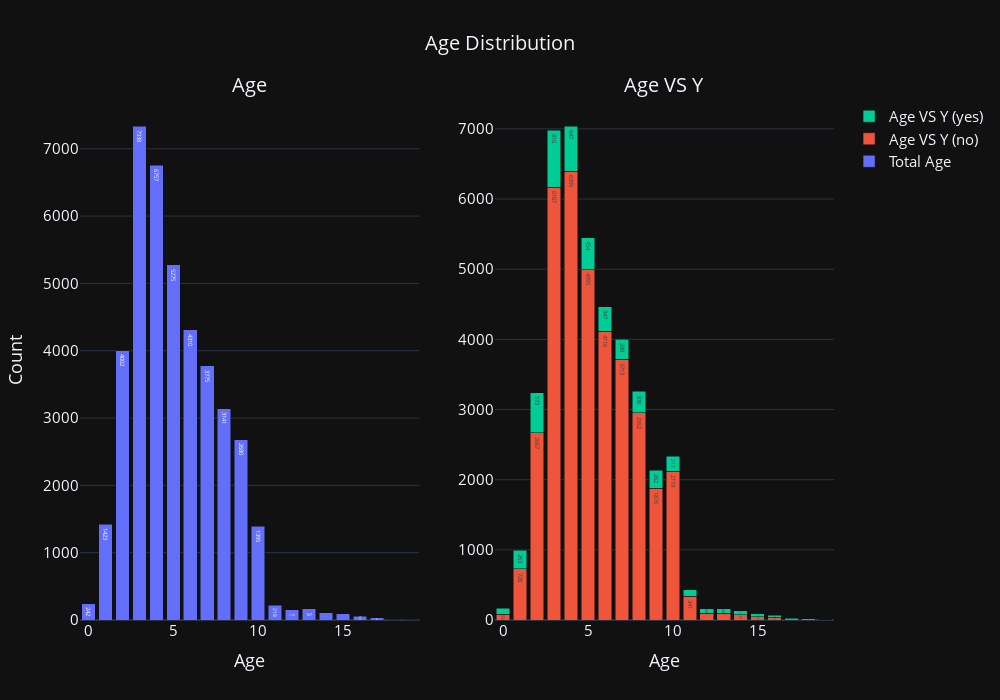

Source (notebook cell):
### Markdown cell above
Visualization

### Code cell
num_bins = 20
total_hist, _ = np.histogram(data['age'], bins=num_bins)
fig = make_subplots(rows=1, cols=2, subplot_titles=("Age", "Age VS Y"))
histogram_trace_total = go.Bar(x=np.arange(num_bins), y=total_hist, name='Total Age', text=total_hist, textposition='inside')
fig.add_trace(histogram_trace_total, row=1, col=1)
for category in data['y'].unique():
    category_data = data[data['y'] == category]['age']
    category_hist, _ = np.histogram(category_data, bins=num_bins)
    histogram_trace_by_hue = go.Bar(x=np.arange(num_bins), y=category_hist, name=f'Age VS Y ({category})', text=category_hist, textposition='inside')
    fig.add_trace(histogram_trace_by_hue, row=1, col=2)
fig.update_layout(
   title_text='Age Distribution',
   title_x=0.5, 
   title_font=dict(size=20),
   font=dict(size=15),
   width=1000,
   height=700,
   barmode='stack',
   template='plotly_dark',
    xaxis_title='Age',
    yaxis_title='Count',
    xaxis2_title='Age',
)
fig.update_annotations(font=dict(size=20))
fig.show()

### Figure 1 — Plotly figure (JSON) as saved in the notebook; plotly's stock layout.template omitted (floating-point values rounded to 4 significant figures)
{"data": [{"name": "Total Age", "text": [242.0, 1423.0, 4002.0, 7338.0, 6757.0, 5275.0, 4310.0, 3775.0, 3141.0, 2680.0, 1395.0, 218.0, 150.0, 167.0, 110.0, 92.0, 56.0, 33.0, 6.0, 4.0], "textposition": "inside", "type": "bar", "x": [0, 1, 2, 3, 4, 5, 6, 7, 8, 9, 10, 11, 12, 13, 14, 15, 16, 17, 18, 19], "xaxis": "x", "y": [242, 1423, 4002, 7338, 6757, 5275, 4310, 3775, 3141, 2680, 1395, 218, 150, 167, 110, 92, 56, 33, 6, 4], "yaxis": "y"}, {"name": "Age VS Y (no)", "text": [83.0, 728.0, 2667.0, 6167.0, 6399.0, 4995.0, 4116.0, 3713.0, 2952.0, 1876.0, 2119.0, 341.0, 94.0, 97.0, 72.0, 43.0, 40.0, 15.0, 15.0, 3.0], "textposition": "inside", "type": "bar", "x": [0, 1, 2, 3, 4, 5, 6, 7, 8, 9, 10, 11, 12, 13, 14, 15, 16, 17, 18, 19], "xaxis": "x2", "y": [83, 728, 2667, 6167, 6399, 4995, 4116, 3713, 2952, 1876, 2119, 341, 94, 97, 72, 43, 40, 15, 15, 3], "yaxis": "y2"}, {"name": "Age VS Y (yes)", "text": [86.0, 263.0, 573.0, 816.0, 642.0, 454.0, 347.0, 289.0, 308.0, 262.0, 217.0, 92.0, 69.0, 66.0, 57.0, 47.0, 29.0, 17.0, 3.0, 2.0], "textposition": "inside", "type": "bar", "x": [0, 1, 2, 3, 4, 5, 6, 7, 8, 9, 10, 11, 12, 13, 14, 15, 16, 17, 18, 19], "xaxis": "x2", "y": [86, 263, 573, 816, 642, 454, 347, 289, 308, 262, 217, 92, 69, 66, 57, 47, 29, 17, 3, 2], "yaxis": "y2"}], "layout": {"annotations": [{"font": {"size": 20}, "showarrow": false, "text": "Age", "x": 0.225, "xanchor": "center", "xref": "paper", "y": 1.0, "yanchor": "bottom", "yref": "paper"}, {"font": {"size": 20}, "showarrow": false, "text": "Age VS Y", "x": 0.775, "xanchor": "center", "xref": "paper", "y": 1.0, "yanchor": "bottom", "yref": "paper"}], "barmode": "stack", "font": {"size": 15}, "height": 700, "title": {"font": {"size": 20}, "text": "Age Distribution", "x": 0.5}, "width": 1000, "xaxis": {"anchor": "y", "domain": [0.0, 0.45], "title": {"text": "Age"}}, "xaxis2": {"anchor": "y2", "domain": [0.55, 1.0], "title": {"text": "Age"}}, "yaxis": {"anchor": "x", "domain": [0.0, 1.0], "title": {"text": "Count"}}, "yaxis2": {"anchor": "x2", "domain": [0.0, 1.0]}}}
